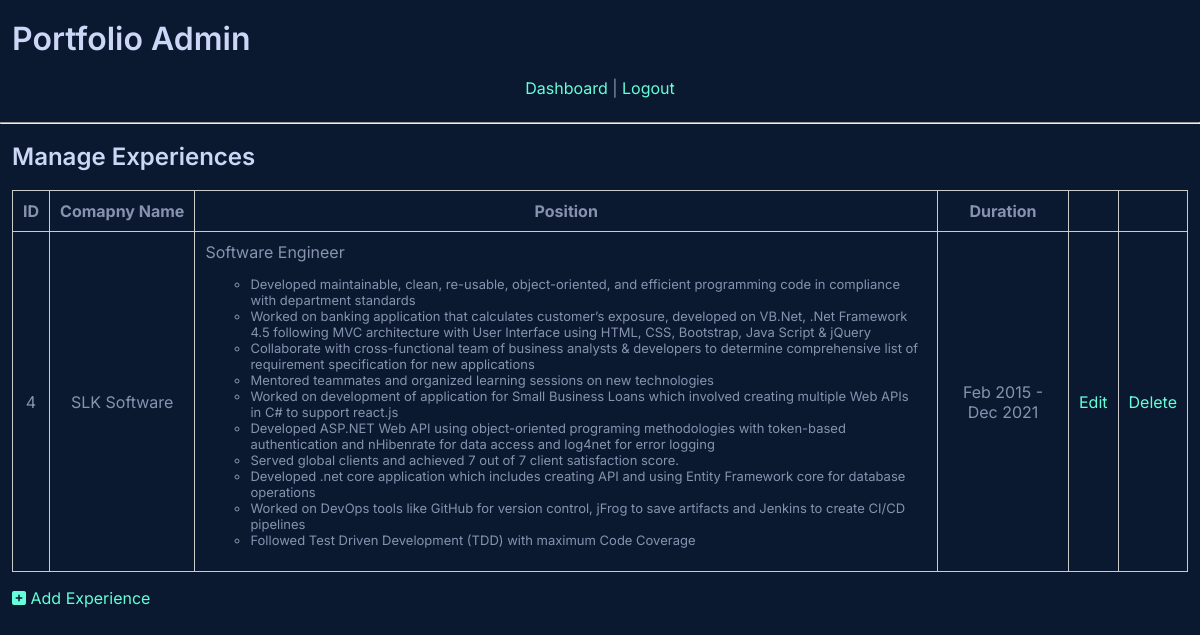
Page /admin/experiences.php (signed in) on the committed database.
### tables this page shows
CREATE TABLE `experience` (
  `id` int(11) NOT NULL,
  `companyName` varchar(25) NOT NULL,
  `position` varchar(25) NOT NULL,
  `duration` varchar(25) NOT NULL,
  `responsibilities` text NOT NULL,
  `startDate` date NOT NULL,
  `endDate` date DEFAULT NULL
);

### admin/experiences.php (the view, shortened to what this page needs)
<?php
include( 'includes/database.php' );
include( 'includes/header.php' );
$query = 'SELECT *
  FROM experience';
$result = mysqli_query( $connect, $query );
?>
<h2>Manage Experiences</h2>
<table>
  <tr>
    <th align="center">ID</th>
    <th align="left">Comapny Name</th>
    <th align="center">Position</th>
    <th align="center">Duration</th>
    <th></th>
    <th></th>
  </tr>
  <?php while( $record = mysqli_fetch_assoc( $result ) ): ?>
    <tr>
      <td align="center"><?php echo $record['id']; ?></td>
      <td align="center" style="white-space: nowrap;"><?php echo htmlentities( $record['companyName'] ); ?></td>
      <td align="left">
        <?php echo htmlentities( $record['position'] ); ?>
        <small><?php echo $record['responsibilities']; ?></small>
      </td>
      <td align="center"><?php
      $startDate=date_create($record['startDate']);
      $endDate=date_create($record['endDate']);
       echo date_format($startDate,'M Y').' - '.date_format($endDate,'M Y');
       ?></td>
      <td align="center"><a href="experiences_edit.php?id=<?php echo $record['id']; ?>">Edit</i></a></td>
      <td align="center">
        <a href="experiences.php?delete=<?php echo $record['id']; ?>" onclick="javascript:confirm('Are you sure you want to delete this experience?');">Delete</i></a>
      </td>
    </tr>
  <?php endwhile; ?>
</table>
<p><a href="experiences_add.php"><i class="fas fa-plus-square"></i> Add Experience</a></p>
<?php
include( 'includes/footer.php' );
?>

### admin/styles.css (style rules this page uses)
:root { --green: #64ffda; --background: #0a192f; --dark-slate: #495670; }
html { box-sizing: border-box; width: 100%; scroll-behavior: smooth; }
*, *::before, *::after { box-sizing: inherit; }
body { margin: 0; background-color: var(--background); color: #8892b0; font-family: 'Inter', sans-serif; counter-reset: item section; height: 100%; animation: enablescroll 0.2 3s; }
h1, h2, h3, h4, h5, h6 { font-weight: 600; color: #ccd6f6; line-height: 1.1; }
p { margin-bottom: 24px; }
ul { list-style-type: none; display: flex; }
ul li { margin: 0px 5px; font-size: 13px; }
a { display: inline-block; }
a:link, a:active, a:hover, a:visited { text-decoration: none; color: var(--green); }
table { width: 100%; border: 1px solid #ccc; border-spacing: 0; border-collapse: collapse; }
table ul { flex-direction: column; list-style: circle; }
td, th { border: 1px solid #ccc; padding: 10px; }
th { white-space: nowrap; }

### rows in the picture
experience: id "4", companyName "SLK Software", position "Software Engineer", responsibilities "Developed maintainable, clean, re-usable, object-oriented, and efficient programming code in compliance with department standards Worked on banking application that calculates customer’s exposure, developed on VB.Net, .Net Framework 4.5 following MVC architecture with User Interface using HTML, CSS, Bootstrap, Java Script & jQuery Collaborate with cross-functional team of business analysts & developers to determine comprehensive list of requirement specification for new applications Mentored teammates and organized learning sessions on new technologies Worked on development of application for Small Business Loans which involved creating multiple Web APIs in C# to support react.js Developed…", startDate "Feb 2015", endDate "Dec 2021"
